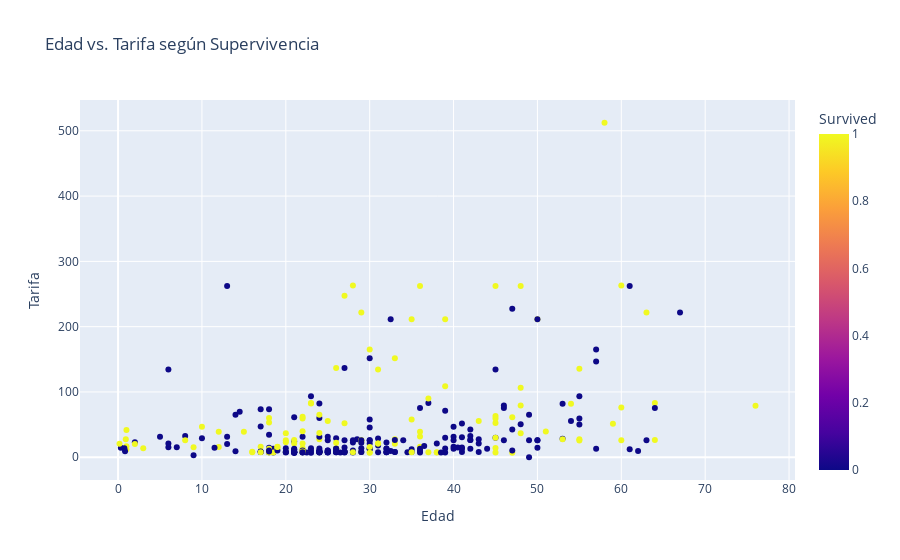

Here is the notebook cell this chart was saved with:
### Markdown cell above
### Gráfico de Edad vs. Supervivencia

### Code cell
# Gráfico de dispersión de Edad vs. Supervivencia
fig_age_survived = px.scatter(df, x='Age', y='Fare', color='Survived',
                               title='Edad vs. Tarifa según Supervivencia',
                               labels={'Age': 'Edad', 'Fare': 'Tarifa'},
                               color_discrete_sequence=['red', 'green'])

fig_age_survived.show()

### Figure 1 — Plotly figure (JSON) as saved in the notebook; plotly's stock layout.template omitted (floating-point values rounded to 4 significant figures; data arrays with more than 128 entries replaced by an {"elided": "..."} marker saying what was removed)
{"data": [{"hovertemplate": "Edad=%{x}<br>Tarifa=%{y}<br>Survived=%{marker.color}<extra></extra>", "legendgroup": "", "marker": {"color": {"elided": "418 int values"}, "coloraxis": "coloraxis", "symbol": "circle"}, "mode": "markers", "name": "", "orientation": "v", "showlegend": false, "type": "scatter", "x": {"elided": "418 float values"}, "xaxis": "x", "y": {"elided": "418 float values"}, "yaxis": "y"}], "layout": {"coloraxis": {"colorbar": {"title": {"text": "Survived"}}, "colorscale": [[0, "#0d0887"], [0.1111, "#46039f"], [0.2222, "#7201a8"], [0.3333, "#9c179e"], [0.4444, "#bd3786"], [0.5556, "#d8576b"], [0.6667, "#ed7953"], [0.7778, "#fb9f3a"], [0.8889, "#fdca26"], [1, "#f0f921"]]}, "legend": {"tracegroupgap": 0}, "title": {"text": "Edad vs. Tarifa según Supervivencia"}, "xaxis": {"anchor": "y", "domain": [0, 1], "title": {"text": "Edad"}}, "yaxis": {"anchor": "x", "domain": [0, 1], "title": {"text": "Tarifa"}}}}
